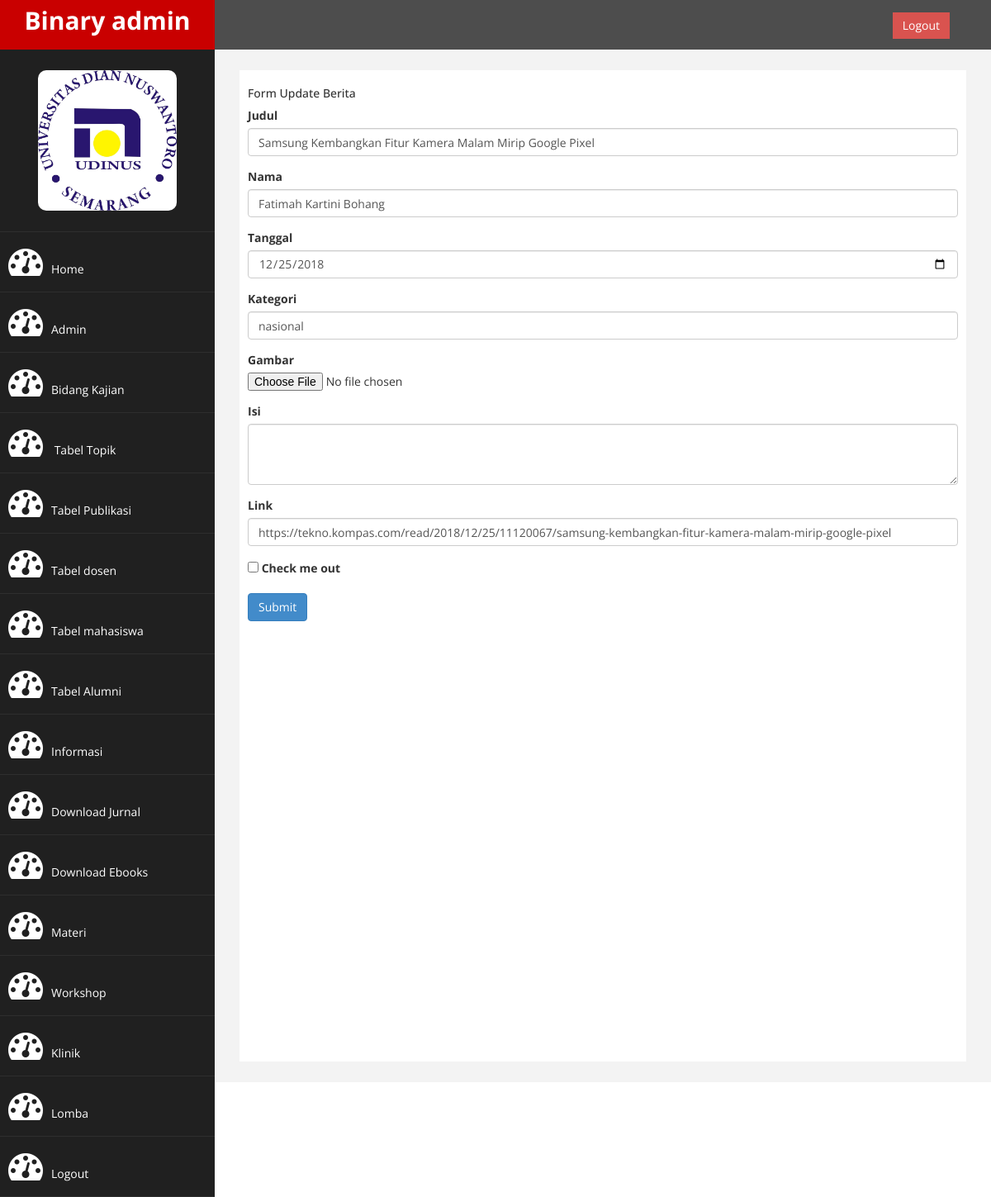
Screenshot of /admin/form-update-berita.php?id=1 (signed in) with the database file from the repository.
### tables this page shows
CREATE TABLE IF NOT EXISTS `berita` (
`id` int(10) NOT NULL,
  `judul` varchar(200) NOT NULL,
  `nama` varchar(150) NOT NULL,
  `tanggal` date NOT NULL,
  `kategori` varchar(100) NOT NULL,
  `isi` text NOT NULL,
  `link` varchar(500) NOT NULL,
  `gambar` varchar(100) NOT NULL
);

### admin/form-update-berita.php (the view, shortened to what this page needs)
<?php
	include "koneksi.php";
	$id=$_GET['id'];
	$ambil = "SELECT * FROM berita WHERE id=$id";
	$query = mysqli_query($koneksi, $ambil);
	while($pecah=mysqli_fetch_array($query)){
		if (mysqli_num_rows($query)>0) {
      $judul=$pecah['judul'];
			$nama=$pecah['nama'];
			$tanggal=$pecah['tanggal'];
			$kategori=$pecah['kategori'];
      $gambar=$pecah['gambar'];
      $isi=$pecah['isi'];
			$link=$pecah['link'];
		}
	}
?>
<!DOCTYPE html>
<html xmlns="http://www.w3.org/1999/xhtml">
<head>
    <link href="assets/css/bootstrap.css" rel="stylesheet" />
    <link href="assets/css/font-awesome.css" rel="stylesheet" />
    <link href="assets/js/morris/morris-0.4.3.min.css" rel="stylesheet" />
    <link href="assets/css/custom.css" rel="stylesheet" />
</head>
<body>
    <div id="wrapper">
        <nav class="navbar navbar-default navbar-cls-top " role="navigation" style="margin-bottom: 0">
            <div class="navbar-header">
                <a class="navbar-brand" href="index.html">Binary admin</a>
            </div>
  <div style="color: white;
padding: 15px 50px 5px 50px;
float: right;
font-size: 16px;"><a href="login.php" class="btn btn-danger square-btn-adjust">Logout</a> </div>
        </nav>
                <nav class="navbar-default navbar-side" role="navigation">
            <div class="sidebar-collapse" class="dropdown">
                <ul class="nav" id="main-menu">
				<li class="text-center">
                    <img src="assets/img/Logo_udinus1.jpg" class="user-image img-responsive"/>
					</li>
                     <li>
                        <a  href="index.php"><i class="fa fa-dashboard fa-3x"></i>Home</a>
                    </li>
                    <li>
                        <a  href=index.php?halaman=admin><i class="fa fa-dashboard fa-3x"></i>Admin</a>
                    </li>
                     <li>
                        <a  href=index.php?halaman=bidang_kajian><i class="fa fa-dashboard fa-3x"></i>Bidang Kajian</a>
                    </li>
                    <li>
                        <a  href="index.php?halaman=topik"><i class="fa fa-dashboard fa-3x"></i> Tabel Topik</a>
                    </li>
                   <li>
                        <a  href="index.php?halaman=publikasi"><i class="fa fa-dashboard fa-3x"></i>Tabel Publikasi</a>
                    </li>
                    <li>
                      <a href="index.php?halaman=dosen"><i class="fa fa-dashboard fa-3x"></i>Tabel dosen</a>
                  </li>
                  <li>
                      <a href="index.php?halaman=mahasiswa"><i class="fa fa-dashboard fa-3x"></i>Tabel mahasiswa</a>
                  </li>
                  <li>
                      <a href="index.php?halaman=alumni"><i class="fa fa-dashboard fa-3x"></i>Tabel Alumni</a>
                  </li>
                    <li>
                        <a  href=index.php?halaman=berita><i class="fa fa-dashboard fa-3x"></i>Informasi</a>
                    </li>
                    <li>
                        <a  href=index.php?halaman=download><i class="fa fa-dashboard fa-3x"></i>Download Jurnal</a>
                    </li>
                     <li>
                        <a  href=index.php?halaman=ebook><i class="fa fa-dashboard fa-3x"></i>Download Ebooks</a>
                    </li>
                    <li>
                        <a  href="index.php?halaman=materi"><i class="fa fa-dashboard fa-3x"></i>Materi</a>
                    </li>
                    <li>
                        <a  href="index.php?halaman=kegiatan"><i class="fa fa-dashboard fa-3x"></i>Workshop</a>
                    </li>
                    <li>
                        <a  href="index.php?halaman=klinik"><i class="fa fa-dashboard fa-3x"></i>Klinik</a>
                    </li>
                    <li>
                        <a  href="index.php?halaman=lomba"><i class="fa fa-dashboard fa-3x"></i>Lomba</a>
                    </li>
                    <li>
                        <a  href="logout.php"><i class="fa fa-dashboard fa-3x"></i>Logout</a>
                    </li>
                </ul>
            </div>
        </nav>
        <div id="page-wrapper" >
            <div id="page-inner">
				<h5>Form Update Berita</h5>
				<form action="proses-update-berita.php" method="post">
					  <div class="form-group">
					    <label for="exampleInputEmail1">Judul</label>
					    <input type="text" class="form-control" name="judul" value="<?php echo $judul ?>" aria-describedby="emailHelp" placeholder="Judul" >
					  </div>
            <div class="form-group">
              <label for="exampleInputEmail1">Nama</label>
              <input type="text" class="form-control" name="nama" value="<?php echo $nama ?>" aria-describedby="emailHelp" placeholder="Nama" >
            </div>
					  <div class="form-group">
					    <label for="exampleInputPassword1">Tanggal</label>
					    <input type="date" class="form-control" class="text-center" name="tanggal" value="<?php echo $tanggal ?>" placeholder="Tanggal">
					  </div>
					  <div class="form-group">
					    <label for="exampleInputPassword1">Kategori</label>
					    <input type="text" class="form-control" name="kategori" value="<?php echo $kategori ?>" placeholder="Peserta">
					  </div>
            <div class="form-group">
              <label for="exampleInputPassword1">Gambar</label>
              <input type="file" class="form-control-file" name="gambar" id="exampleInputPassword1" value="<?php echo $gambar ?>">
            </div>
					 <div class="form-group">
              <label for="exampleFormControlTextarea1">Isi</label>
              <textarea class="form-control" name="isi" id="exampleFormControlTextarea1" rows="3" value="<?php echo $isi ?>"></textarea>
           </div>
           <div class="form-group">
              <label for="exampleInputPassword1">Link</label>
              <input type="text" class="form-control" name="link" value="<?php echo $link ?>" placeholder="Link">
            </div>
					  <div class="form-group form-check">
					    <input type="checkbox" class="form-check-input" id="exampleCheck1">
					    <label class="form-check-label" for="exampleCheck1">Check me out</label>
					  </div>
					  <button type="submit" class="btn btn-primary">Submit</button>
				</form>
            </div>
        </div>
</body>
</html>

### admin/assets/css/custom.css (style rules this page uses)
body { font-family: 'Open Sans', sans-serif; }
#wrapper { width: 100%; background:#202020; }
#page-wrapper { padding: 15px 15px; min-height: 600px; background:#F3F3F3; }
#page-inner { width:100%; margin:10px 20px 10px 0px; background-color:#fff!important; padding:10px; min-height:1200px; }
.text-center { text-align:center; }
.square-btn-adjust { border: 0px solid transparent; -webkit-border-radius: 0px; -moz-border-radius: 0px; border-radius: 0px; }
.user-image { margin: 25px auto; -webkit-border-radius: 10px; -moz-border-radius: 10px; border-radius: 10px; max-height:170px; max-width:170px; }
.navbar-cls-top .navbar-brand { color: #fff; background: #C90000; width: 260px; text-align: center; height: 60px; font-size: 30px; font-weight: 700; }
.sidebar-collapse , .sidebar-collapse .nav { background:none; }
.sidebar-collapse .nav { padding:0; }
.sidebar-collapse .nav > li > a { color:#fff; background:#202020; text-shadow:none; }
.sidebar-collapse > .nav > li > a { padding:15px 10px; }
.sidebar-collapse > .nav > li { border-bottom: 1px solid rgba(107, 108, 109, 0.19); }
.navbar-side { border:none; background-color: #202020; }
.navbar-cls-top { background:#4D4D4D; border-bottom:none; }
.navbar-default { border:0px solid black; }
.navbar-header { background: #A70303; }
.nav > li > a > i { margin-right:10px; }
@media (min-width:768px) { #page-wrapper { margin: 0 0 0 260px; padding: 15px 30px; min-height: 1200px; } }
@media (min-width:768px) { .navbar-side { z-index: 1; position: absolute; width: 260px; } }
@media (min-width:768px) { .navbar { border-radius: 0px; } }

### rows the page displays
berita: judul "Samsung Kembangkan Fitur Kamera Malam Mirip Google Pixel", nama "Fatimah Kartini Bohang", tanggal "12/25/2018", kategori "nasional", link "https://tekno.kompas.com/read/2018/12/25/11120067/samsung-kembangkan-fitur-kamera-malam-mirip-google-pixel"
